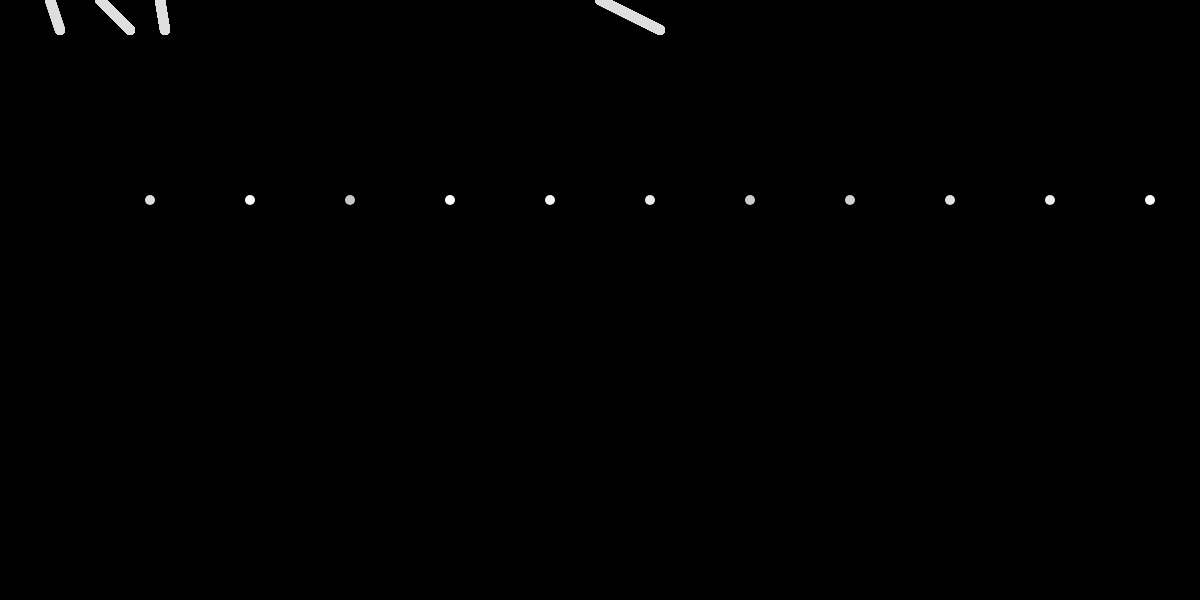
Frame 1 (no input)
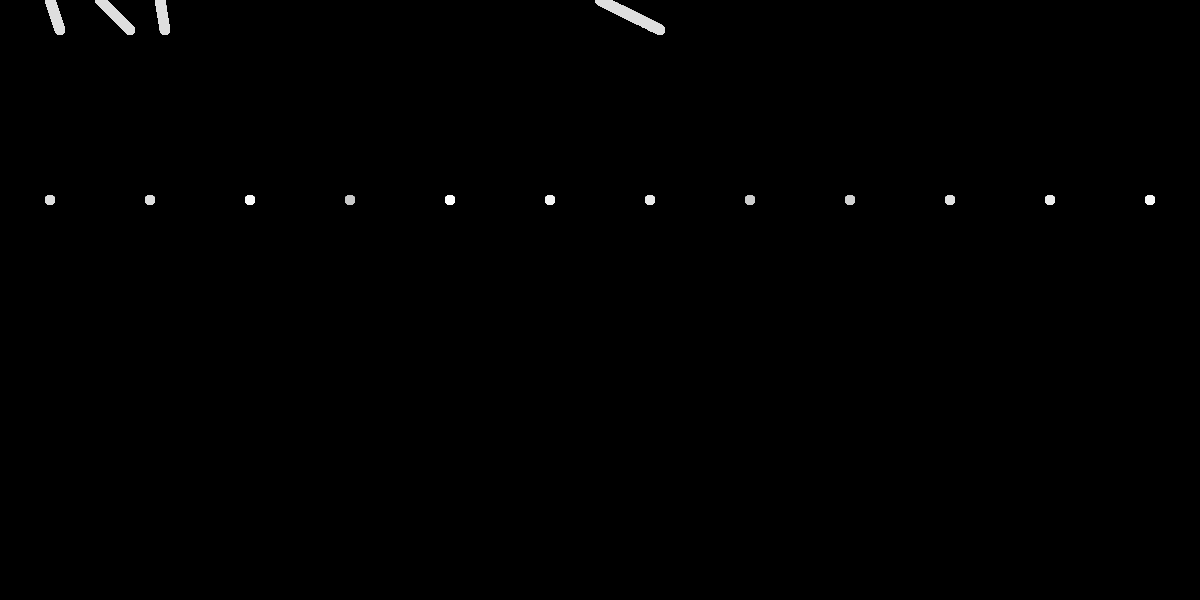
Frame 60 (no input)
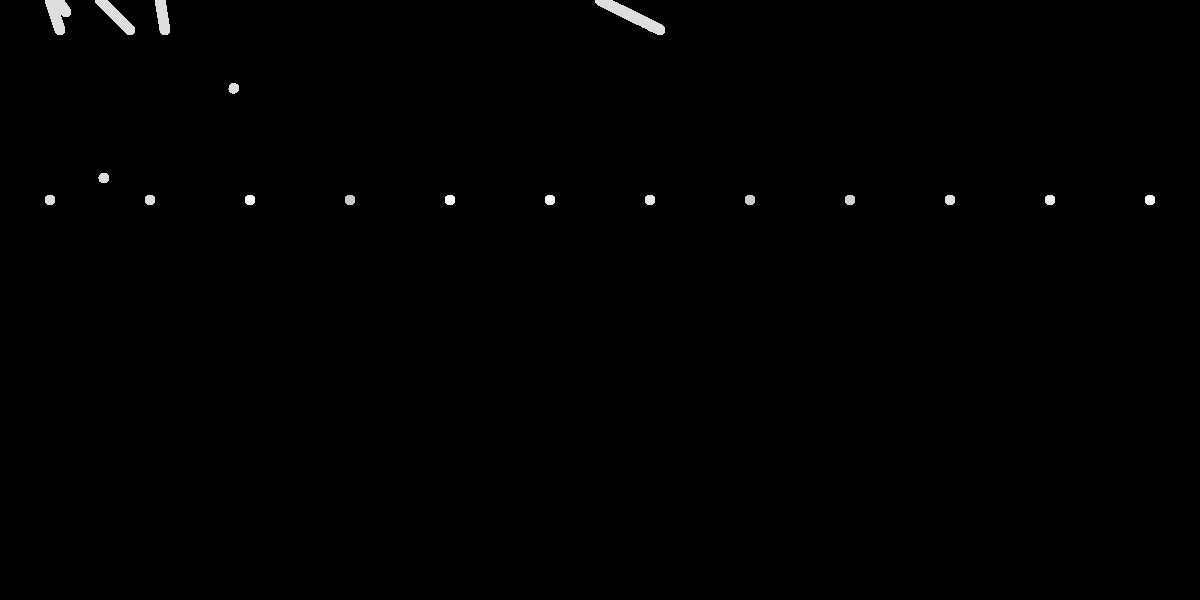
Frame 120 (the mouse pressed at the canvas centre since frame 60)

The p5.js sketch that drew these frames (run headless with seeded random() and noise() and a simulated clock; from frame 60 on, the mouse is pressed at the canvas centre):

// p5.js sketch
// ── sketch.js

let array_1 = [50, 150, 250, 350, 450, 550, 650, 750, 850, 950, 1050, 1150, 1250, 1350, 1450];
let colA = [222, 250, 200, 255, 244, 234, 204, 209, 225, 237, 249, 212, 240, 211, 230, 222];

//creating vars for lines
let lX = 100; let lY = 100; let lX_2 = lX + 100; let lY_2 = lX + 100;
function setup(){
  createCanvas(windowWidth, 600);
  background('black');


}

  function draw(){


//Using an array to create a line of points
 for (let i = 0; i < 16; i++) {

   strokeWeight(10);
   rotate(mouseX/ 100.0);
   point(array_1[i], 200);

   stroke(colA[i]);
   //using stripes function
   stripes(100, 0, 130, 30);
   stripes(160, 0, 165, 30);
   stripes(50, 0, 60, 30);
   stripes(600, 0, 660, 30);
}

function stripes(lX, lY, lX_2, lY_2){
  line(lX,lY, lX_2, lY_2);
}

//for (var rl = 0; rl < 400; rl++) {
//  var rl = random(500);
//  stroke(rl * 10);
//  point(rl,rl);

}
